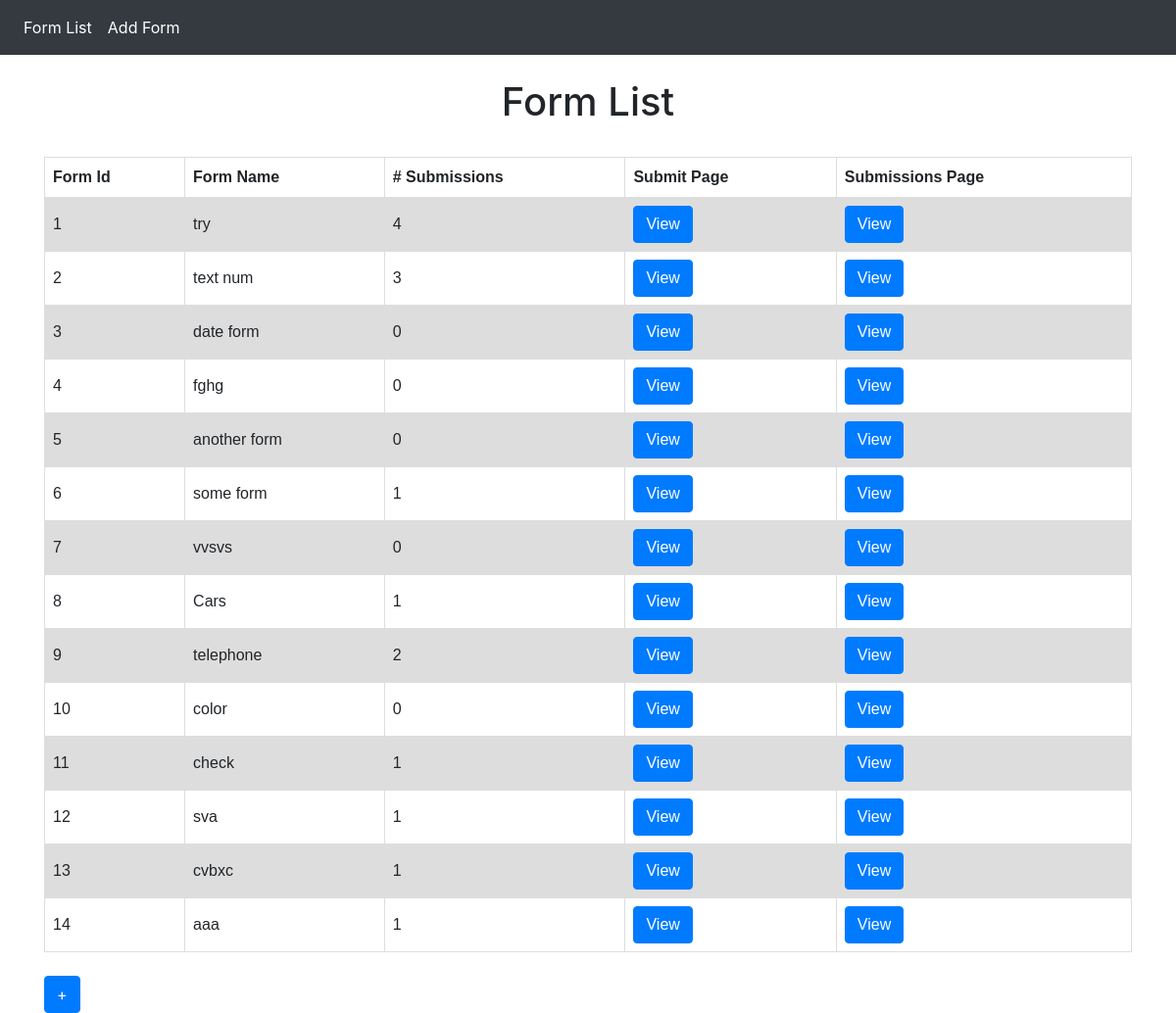
/form_builder/, run on an earlier commit of the app's database.
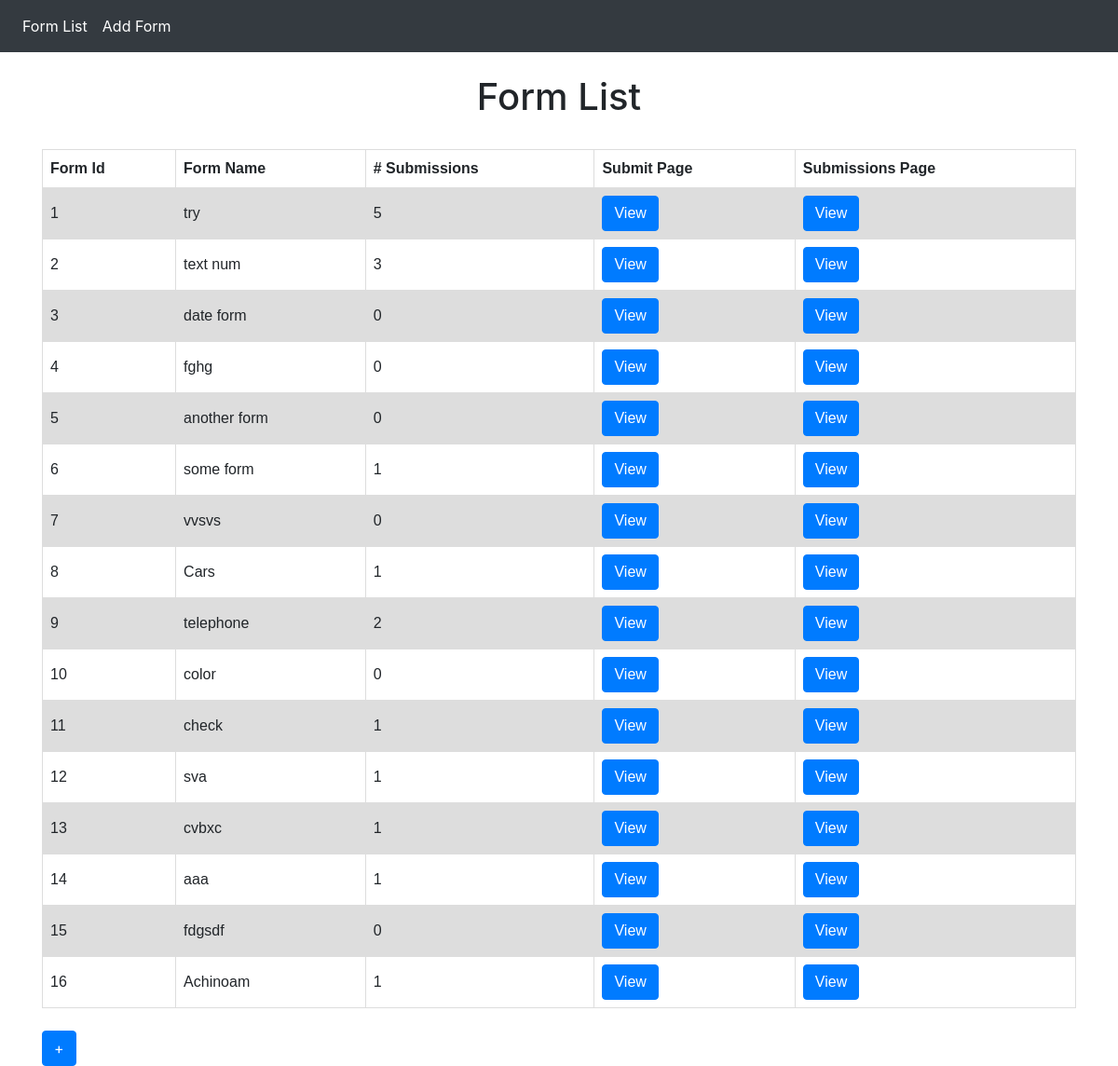
And on a later commit of the database.
### form_creator/models.py (models this page shows, shortened)
class UserForm(models.Model):
	name = models.CharField(max_length=50)
	submissions_counter = models.PositiveSmallIntegerField(default=0)

### form_creator/views.py (the view)
# urls.py: path('', views.FormListView.as_view(), name='form_list'),
class FormListView(ListView):
	context_object_name = 'form_list'
	queryset = UserForm.objects.all()
	template_name = 'form_list.html'

### form_creator/templates/form_list.html (shortened to what this page needs)
{% extends 'base.html' %}
{% block content %}
	<br>
	<h1 align="center">Form List</h1>
	<br>
	<table>
			{% if form_list %}
				<tr>
					<th>Form Id</th>
					<th>Form Name</th>
					<th># Submissions</th>
					<th>Submit Page</th>
					<th>Submissions Page</th>
				</tr>
				{% for each in form_list  %}
				<tr>
					<td></td>
					<td>{{ each.name }}</td>
					<td>{{ each.submissions_counter }}</td>
					<td>
						<a href="{% url 'form_submit' form_id=each.pk %}"
						class="btn btn-primary">
						 View</a>
					</td>
					<td>
						<a href="{% url 'form_submissions' form_id=each.pk %}"
						class="btn btn-primary">
							View</a>
					</td>
				</tr>
				{% endfor %}
			{% else %}
				<h5>There are no forms yet...</h5>
			{% endif %}
	</table>
	<br>
	<a href="{% url 'form_create' %}" class="btn btn-primary">+</a>
{% endblock content %}

### wix_form_builder/templates/base.html (shortened to what this page needs)
{% load staticfiles %}
<!doctype html>
<html lang="en">
  <head>
	<link rel="stylesheet" href="https://stackpath.bootstrapcdn.com/bootstrap/4.1.3/css/bootstrap.min.css">
  </head>
  <body>
    <header>
		<nav class="navbar navbar-expand-lg navbar-dark bg-dark">
			<div class="collapse navbar-collapse" id="navbarSupportedContent">
				<ul class="navbar-nav mr-auto">
				<li class="nav-item active">
						<a class="nav-link" href="/form_builder/">Form List <span class="sr-only">(current)</span></a>
				</li>
				<li class="nav-item active">
					<a class="nav-link" href="/form_builder/create">Add Form <span class="sr-only">(current)</span></a>
				</li>
			</div>
		</nav>
    </header>
    <div class="container">
    {% block content %}
    {% endblock %}
    </div>
  </body>
</html>

### wix_form_builder/templates/base.html (style rules this page uses)
table { font-family: arial, sans-serif; border-collapse: collapse; width: 100%; }
td, th { border: 1px solid #dddddd; text-align: left; padding: 8px; }
tr:nth-child(even) { background-color: #dddddd; }

### wix_form_builder/templates/_table_counter.html (style rules this page uses)
table { counter-reset: rowNumber; }
table tr > td:first-child { counter-increment: rowNumber; }
table tr td:first-child::before { content: counter(rowNumber); min-width: 1em; margin-right: 0.5em; }

What changed in the data, as far as the page shows it:
changed UserForm "try": submissions_counter "4" → "5"
added UserForm: name "fdgsdf", submissions_counter "0"
added UserForm: name "Achinoam", submissions_counter "1"
